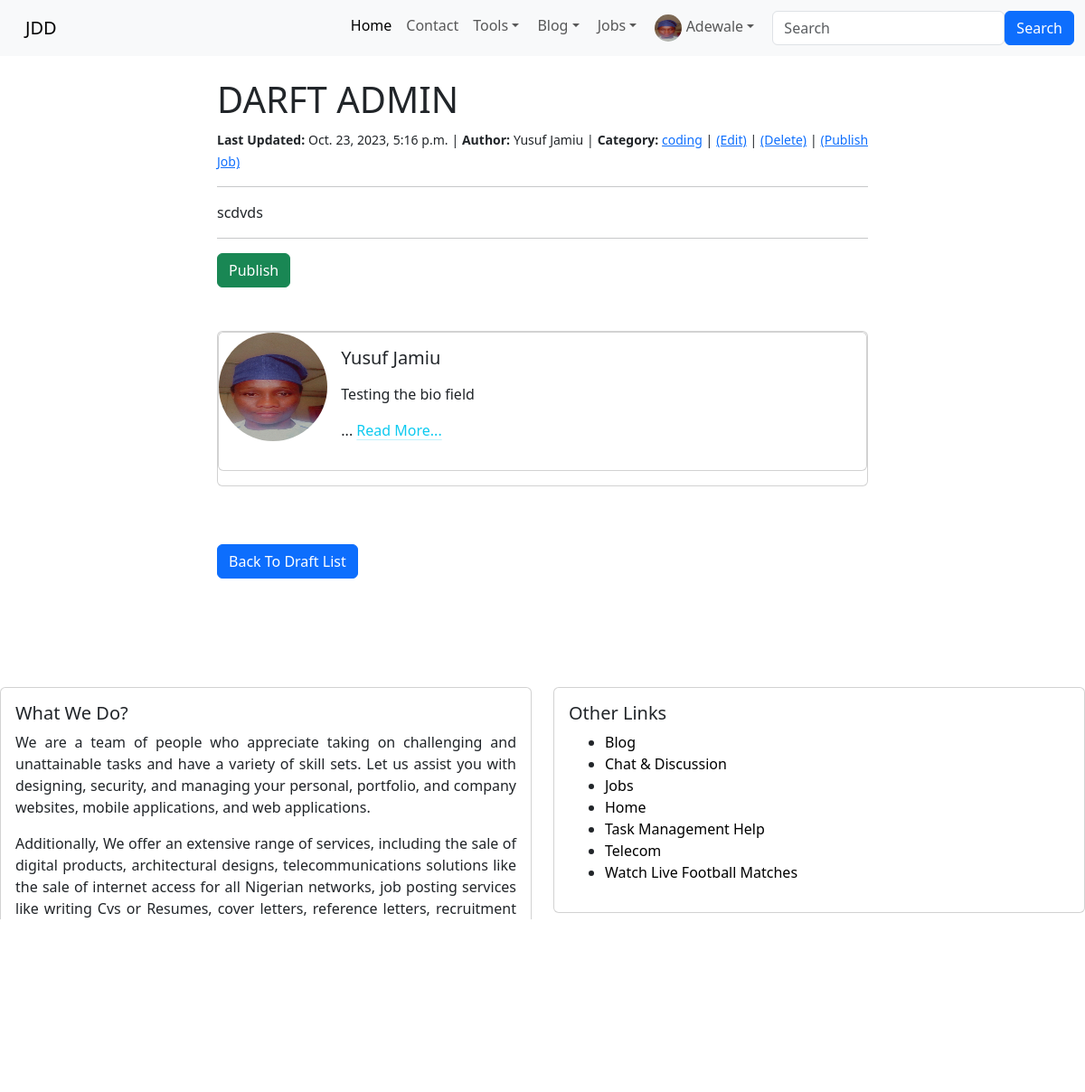
The page /job/job_draft_details/1/ (signed in) on the database its author committed.
### index/models.py (models this page shows, shortened)
class Profile(models.Model):
    user = models.OneToOneField(User, null=True, on_delete=models.CASCADE)
    bio = RichTextField(blank=True, null=True)
    profile_pic = models.ImageField(null=True, blank=True, upload_to="images/profile/")
    linkedln_url = models.CharField(max_length=255, blank=True, null=True)
    facebook_url =  models.CharField(max_length=255, blank=True, null=True)
    twitter_url= models.CharField(max_length=255, blank=True, null=True)
    instagram_url =  models.CharField(max_length=255, blank=True, null=True)
    whatsapp_url= models.CharField(max_length=255, blank=True, null=True)
    github_url=  models.CharField(max_length=255, blank=True, null=True)
    website_url= models.CharField(max_length=255, blank=True, null=True)
    email_url= models.CharField(max_length=255, blank=True, null=True)

### job/models.py (models this page shows, shortened)
class JobSaveAsDraft(models.Model):
    author = models.ForeignKey(User, on_delete=models.CASCADE)
    title = models.CharField(max_length=255, unique=True)
    date = models.DateTimeField(auto_now_add=True)
    deadline = models.DateTimeField(auto_now_add=True)
    location = models.CharField(max_length=150)
    category = models.CharField(max_length=150)
    content = RichTextField(blank=True, null=True, unique=True)

### job/views.py (the view)
# urls.py: path('job_draft_details/<int:pk>/', JobDraftPostDetailsView.as_view(), name='job_draft_details'),
class JobDraftPostDetailsView(DetailView):
    model = models.JobSaveAsDraft
    template_name = 'jobs/drafts_job_details.html'

### job/templates/jobs/drafts_job_details.html (shortened to what this page needs)
{% extends 'home/base.html' %}
{% load static %}
{% load humanize %}
{% load mptt_tags %}
{% block body %}
<div class="container">
    <div class="row justify-content-center">
        <div class="col-lg-8">
            <div class="post-container">
                <div class="post-title">
                    <h1>{{ object.title | upper }}</h1>
                    {% if user.is_authenticated %}
                    <small>
                        <b>Last Updated:</b> {{ object.date }} | <b>Author:</b> {{ object.author.first_name }}
                        {{ object.author.last_name }} |
                        <b>Category:</b> <a href="{% url 'jobs:job_category_list' object.category %}">{{ object.category }}</a> |
                        {% if object.author.id == user.id %}
                        <a href="{% url 'jobs:edit_job_draft_post' object.pk %}">(Edit)</a>
                        |    <a href="{% url 'jobs:delete_job_draft_post' object.pk %}">(Delete)</a>
                        |     <a href="{% url 'jobs:publish_job_draft' object.pk %}">(Publish Job)</a>
                        {% endif %}
                    </small> <hr>
                    <p>
                        {{ object.content | safe }}
                    </p>
                    <hr>
                <a href="{% url 'jobs:publish_job_draft' object.pk %}"><button class="btn btn-success">Publish</button></a>
                    {% else %}
                    <div class="alert alert-danger" role="alert">
                        <p>You don't have the permission to access this page...</p>
                        <p><a href="{% url 'login' %}">LOGIN</a> to viw draft post</p>
                    </div>
                    {% endif %}
                </div>
<br><br>
  <div class="card mb-3" >
    <div class="card mb-3"  >
         <div class="row g-0">
            <div class="col-md-2">
                {% if object.author.profile.profile_pic %}
                    <img src="{{ object.author.profile.profile_pic.url }}" class="rounded-circle" alt="Author profile image" width="120" height="120">
                {% else %}
                    <img src="{% static 'images/profile_user_icon.png' %}" class="rounded-circle" alt="Default profile image" width="170" height="170">
                {% endif %}
            </div>
         <div class="col-md-10">
         <div class="card-body">
              <h5 class="card-title">{{object.author.first_name|safe}} {{object.author.last_name|safe}}</h5>
              <p class="card-text">
                {% if object.author.profile and object.author.profile.id %}
                   {{object.author.profile.bio |truncatewords:"50" |safe}}
                   ... <a href="{% url 'account:user_profile' object.author.profile.id %}" class="link-info link-offset-2 link-underline-opacity-25 link-underline-opacity-100-hover">
                       Read More...
                   </a>
                {% endif %}
              </p>
         </div>
         </div>
         </div>
    </div>
  </div>
                <br><br>
                <a href="{% url 'jobs:job_drafts_list' %}" class="btn btn-primary">Back To Draft List</a><br><br>
            </div>
        </div>
    </div>
</div>
{% endblock %}

### index/templates/home/base.html (shortened to what this page needs)
{% load static %}
{% load humanize %}
<!doctype html>
<html lang="en" >
  <head>
    <link rel="stylesheet" href="https://cdn.jsdelivr.net/npm/bootstrap@5.3.0-alpha3/dist/css/bootstrap.rtl.min.css">
  </head>
  <header>
    <nav class="navbar navbar-expand-lg bg-body-tertiary">
      <div class="container-fluid">
        <a class="navbar-brand" href="{% url 'index:home' %}">JDD</a>
        <div class="collapse navbar-collapse" id="navbarSupportedContent">
          <ul class="navbar-nav me-auto mb-2 mb-lg-0">
            <li class="nav-item">
            <a class="nav-link active" aria-current="page" href="{% url 'index:home' %}">Home</a>
            </li>
            <li class="nav-item">
              <a class="nav-link" href="{% url 'contact:contact' %}">Contact</a>
            </li>
            <li class="nav-item dropdown">
              <a class="nav-link dropdown-toggle" href="#" role="button"
              data-bs-toggle="dropdown" aria-expanded="false">
              Tools
              </a>
            </li>
            {% if user.is_authenticated %}
            <li class="nav-item dropdown">
              <a class="nav-link dropdown-toggle" href="{% url 'index:blog_list' %}" role="button"
              data-bs-toggle="dropdown" aria-expanded="false">
              Blog
              </a>
            </li>
            <li class="nav-item dropdown">
              <a class="nav-link dropdown-toggle" href="{% url 'index:blog_list' %}" role="button"
              data-bs-toggle="dropdown" aria-expanded="false">
               Jobs
              </a>
            </li>
                  <li class="nav-item dropdown">
                    <a class="nav-link dropdown-toggle" href="" role="button"
                    data-bs-toggle="dropdown" aria-expanded="false">
                    {% if user.profile.profile_pic %}
                    <img src="{{ user.profile.profile_pic.url }}" class="rounded-circle" alt="Author profile image" width="30" height="30"> {{ user }}
                    {% else %}
                        <img src="{% static 'images/profile_user_icon.png' %}" class="rounded-circle" alt="Default profile image" width="20" height="20"> {{user}}
                    {% endif %}
                    </a>
                  </li>
            {% endif %}
          </ul>
          {% include 'home/search.html' %}
        </div>
      </div>
    </nav>
  </header>
  <body>
    <div class="container"> <br>
        {% block body %} {% endblock %}
      </div>
  </body>
  <footer>
<br><br><br><br>
    <div class="row">
      <div class="col-sm-6 mb-3 mb-sm-0">
        <div class="card">
          <div class="card-body">
            <h5 class="card-title">What We Do?</h5>
            <p class="card-text" style="text-align: justify;">
              We are a team of people who appreciate taking on challenging and unattainable tasks and have a variety of skill sets.
              Let us assist you with designing, security, and managing your personal, portfolio, and company websites,
              mobile applications, and web applications.
            </p>
            <p style="text-align: justify;">
               Additionally, We offer an extensive range of services, including the sale of digital products, architectural designs, telecommunications solutions
              like the sale of internet access for all Nigerian networks, job posting services like writing Cvs or Resumes,
              cover letters, reference letters, recruitment advice, business management, and much more.
              Also, we relieve you of the burden associated with your academic and business research projects, such
              as your final year project, school assignments (for all courses, departments, and levels), business plans,
              feasibility analyses, business proposals, etc.
            </p>
            <a href="{% url 'contact:contact' %}" class="btn btn-primary">Send Us Message</a>
          </div>
        </div>
      </div>
      <div class="col-sm-6">
        <div class="card">
          <div class="card-body">
            <h5 class="card-title">Other Links</h5>
            <ul>
              <li><a href="{% url 'index:blog_list' %}" class="footer-link">Blog</a></li>
              <li><a href="{% url 'discussion:discuss_list' %}" class="footer-link">Chat & Discussion</a></li>
              <li><a href="{% url 'jobs:job_list' %}" class="footer-link">Jobs</a></li>
              <li><a href="{% url 'index:home' %}" class="footer-link">Home</a></li>
              <li><a href="{% url 'tasks:tasks_list' %}" class="footer-link">Task Management Help</a></li>
              <li ><a  href="{% url 'index:telecom' %}" target='_blank' class="footer-link">Telecom</a></li>
              <li><a href="https://afr.808scoretv.com/" class="footer-link" target="_blank">Watch Live Football Matches</a></li>
            </ul>
          </div>
        </div>
      </div>
    </div>
  </footer>
</html>

### job/templates/jobs/drafts_job_details.html (style rules this page uses)
.post-title { margin: auto; text-align: justify; max-width: 55rem; width: 100%; }

### index/templates/home/base.html (style rules this page uses)
.footer-link { text-decoration: none; color: black; }

### rows shown on the page
JobSaveAsDraft: title "DARFT ADMIN", date "Oct. 23, 2023, 5:16 p.m.", author.first_name "Yusuf", author.last_name "Jamiu", category "coding", content "scdvds", author.profile.profile_pic (picture), author.profile.bio "Testing the bio field"

### other values the page prints
{{ user }} "Adewale"
